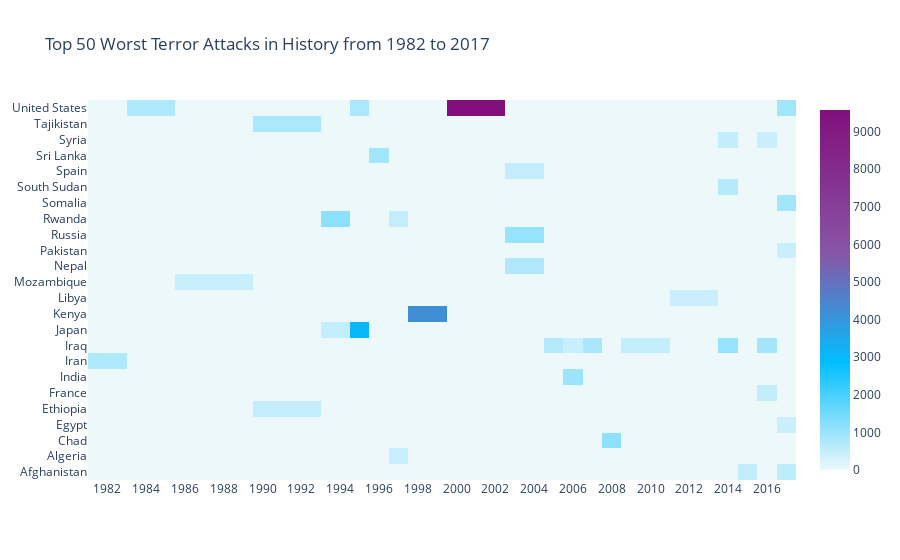

Here is the notebook cell this chart was saved with:
### Code cell
# Plotting the heatmap for Top 50 Worst Terrorist activities
import plotly.offline as py
py.init_notebook_mode(connected=True)
import plotly.graph_objs as go

colorscale = [[0, '#edf8fb'], [.3, '#00BFFF'],  [.6, '#8856a7'],  [1, '#810f7c']]
heatmap = go.Heatmap(z=heat.values, x=heat.columns, y=heat.index, colorscale=colorscale)
data = [heatmap]
layout = go.Layout(
    title='Top 50 Worst Terror Attacks in History from 1982 to 2017',
    xaxis = dict(ticks='', nticks=20),
    yaxis = dict(ticks='')
)
fig = go.Figure(data=data, layout=layout)
py.iplot(fig, filename='heatmap',show_link=False)

### Figure 1 — Plotly figure (JSON) as saved in the notebook; plotly's stock layout.template omitted (floating-point values rounded to 4 significant figures; data arrays with more than 128 entries replaced by an {"elided": "..."} marker saying what was removed)
{"data": [{"colorscale": [[0, "#edf8fb"], [0.3, "#00BFFF"], [0.6, "#8856a7"], [1, "#810f7c"]], "type": "heatmap", "x": [1982, 1984, 1987, 1992, 1994, 1995, 1996, 1997, 1998, 2001, 2004, 2005, 2006, 2007, 2008, 2009, 2013, 2014, 2015, 2016, 2017], "y": ["Afghanistan", "Algeria", "Chad", "Egypt", "Ethiopia", "France", "India", "Iran", "Iraq", "Japan", "Kenya", "Libya", "Mozambique", "Nepal", "Pakistan", "Russia", "Rwanda", "Somalia", "South Sudan", "Spain", "Sri Lanka", "Syria", "Tajikistan", "United States"], "z": {"elided": "24x21 float values"}}], "layout": {"title": {"text": "Top 50 Worst Terror Attacks in History from 1982 to 2017"}, "xaxis": {"nticks": 20, "ticks": ""}, "yaxis": {"ticks": ""}}}
